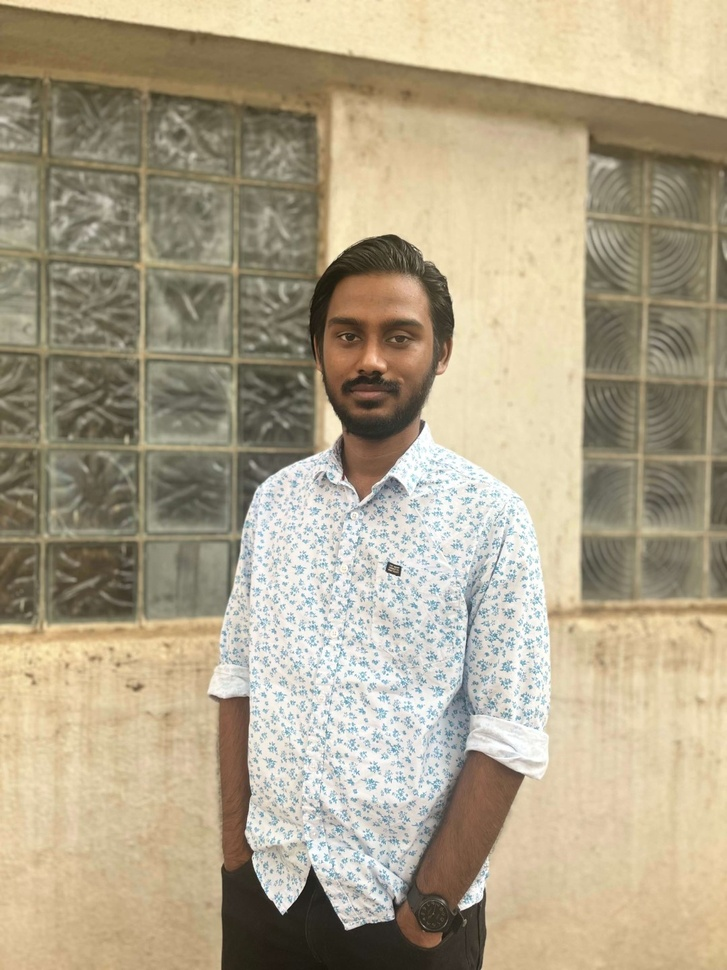
#> input picture ASIP/Practical-9/assets/me.jpg, 727 x 970 px, shrunk from 1080 x 1440 before the run
$ jupyter execute asip_practical_9.ipynb
#> lines starting #> are read from the running program, lines starting #| are printed output that depends on the picture
## Applied Signal and Image Processing

(Subhashish Nabajja, CS24010)

**Aim**: Write the program to implement various morphological image processing
techniques.

## Morphological Image Processing Techniques

### Introduction
Morphological image processing is a collection of techniques that process images based on their shapes. These operations are particularly useful for binary images but can also be applied to grayscale images. The primary goal is to extract meaningful information such as object boundaries, shapes, and noise removal.

### Common Morphological Operations
1. **Erosion**:
   - Reduces the boundaries of foreground objects.
   - Removes small noise and disconnects thin structures.

2. **Dilation**:
   - Expands the boundaries of foreground objects.
   - Fills small holes and connects disjoint objects.

3. **Opening**:
   - Performs erosion followed by dilation.
   - Removes noise while preserving the shape and size of larger objects.

4. **Closing**:
   - Performs dilation followed by erosion.
   - Fills small gaps or holes in the foreground.

5. **Morphological Gradient**:
   - Computes the difference between dilation and erosion.
   - Highlights object boundaries.

6. **Top Hat Transformation**:
   - Difference between the input image and its opening.
   - Useful for extracting small bright objects on a dark background.

7. **Black Hat Transformation**:
   - Difference between the input image and its closing.
   - Useful for extracting small dark objects on a bright background.

[cell 1]
import cv2
import numpy as np
import matplotlib.pyplot as plt

def morphological_processing(image_path):
    # Load the image in grayscale
#> called with image_path = './assets/me.jpg'
    img = cv2.imread(image_path, cv2.IMREAD_GRAYSCALE)
#> img: shape (970, 727); min 12, max 255, mean 163.9
    if img is None:
        print("Error: Unable to load image!")
        return

# Define a kernel
    kernel = np.ones((5, 5), np.uint8)

# Morphological operations
    erosion = cv2.erode(img, kernel, iterations=1)
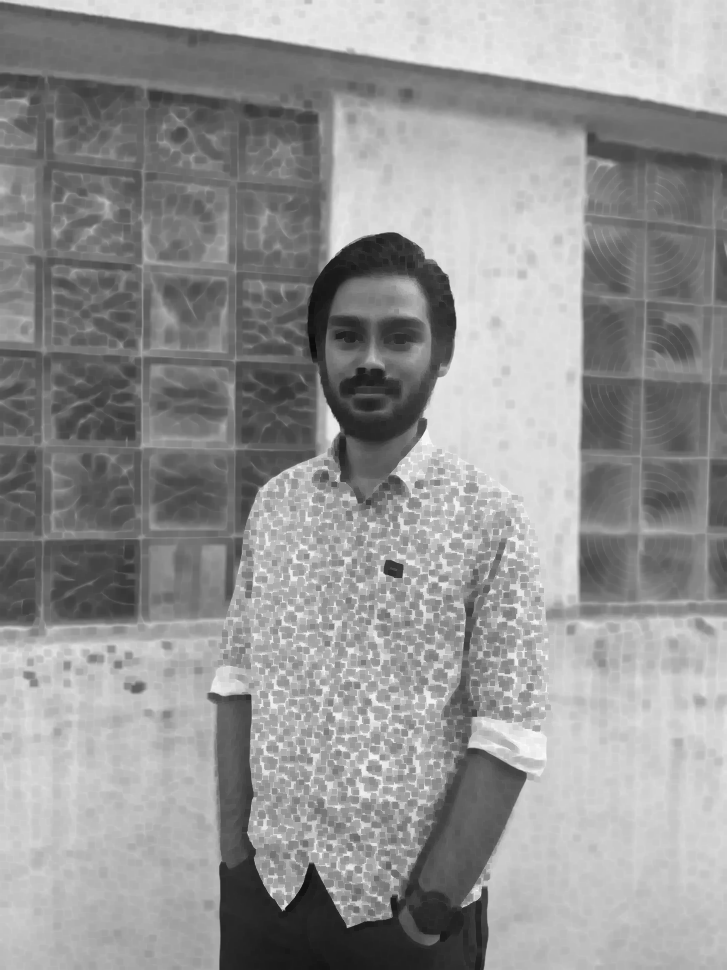
#> erosion: shape (970, 727); min 12, max 251, mean 148.3
    dilation = cv2.dilate(img, kernel, iterations=1)
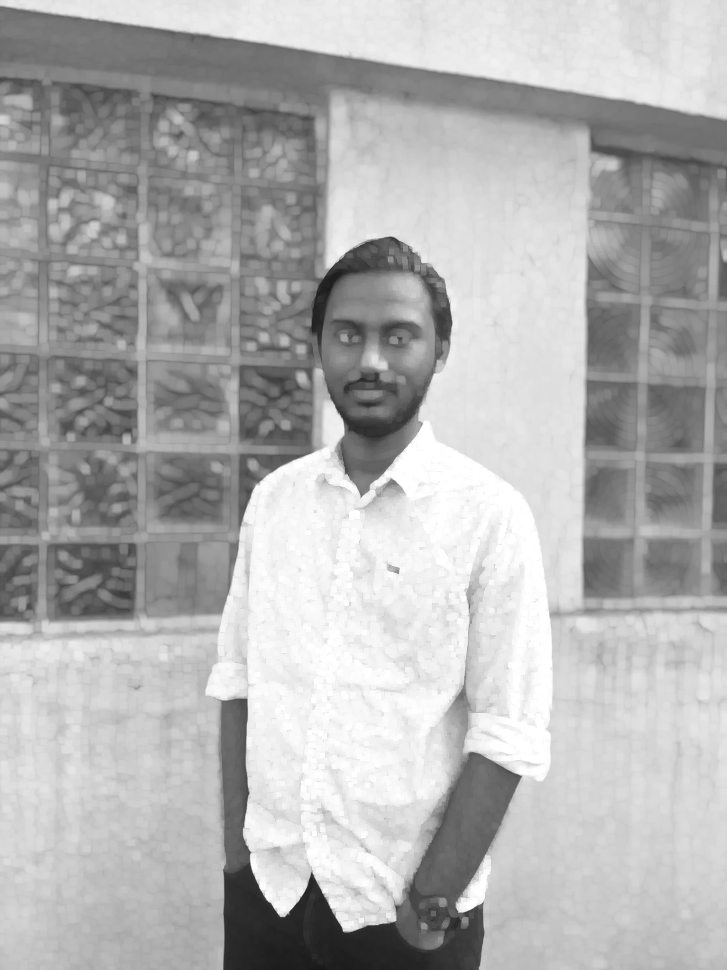
#> dilation: shape (970, 727); min 24, max 255, mean 176.6
    opening = cv2.morphologyEx(img, cv2.MORPH_OPEN, kernel)
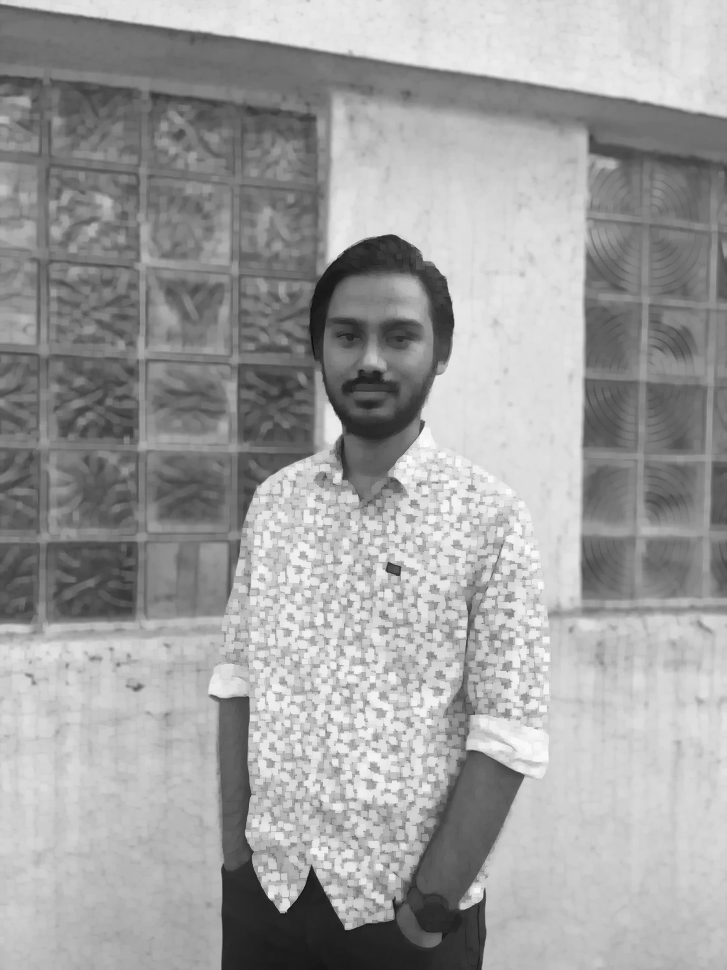
#> opening: shape (970, 727); min 12, max 251, mean 159.3
    closing = cv2.morphologyEx(img, cv2.MORPH_CLOSE, kernel)
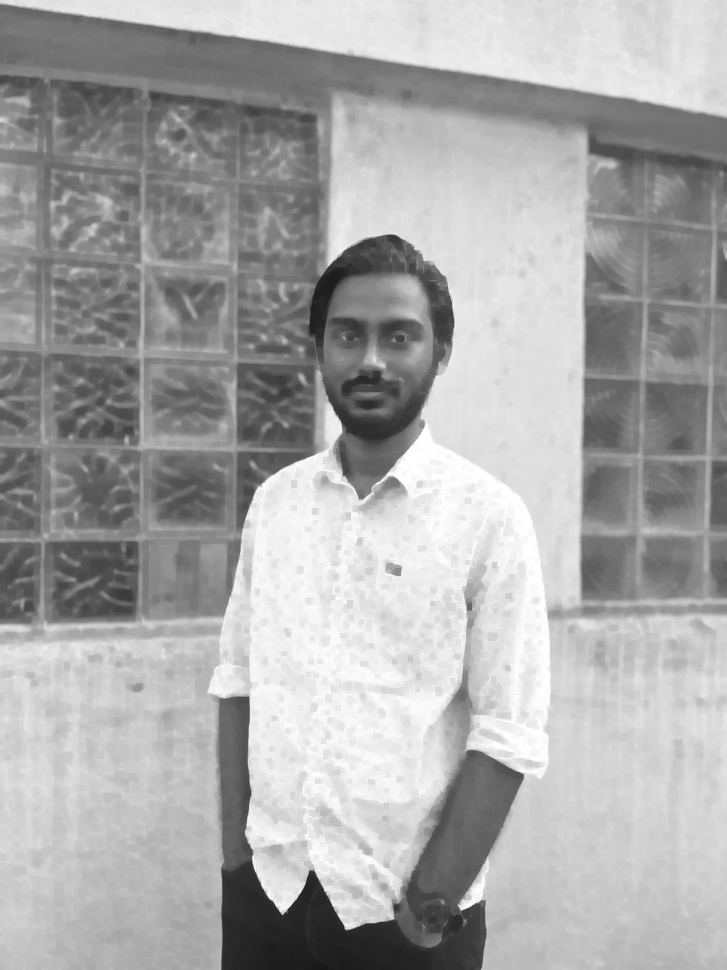
#> closing: shape (970, 727); min 24, max 255, mean 168.7
    gradient = cv2.morphologyEx(img, cv2.MORPH_GRADIENT, kernel)
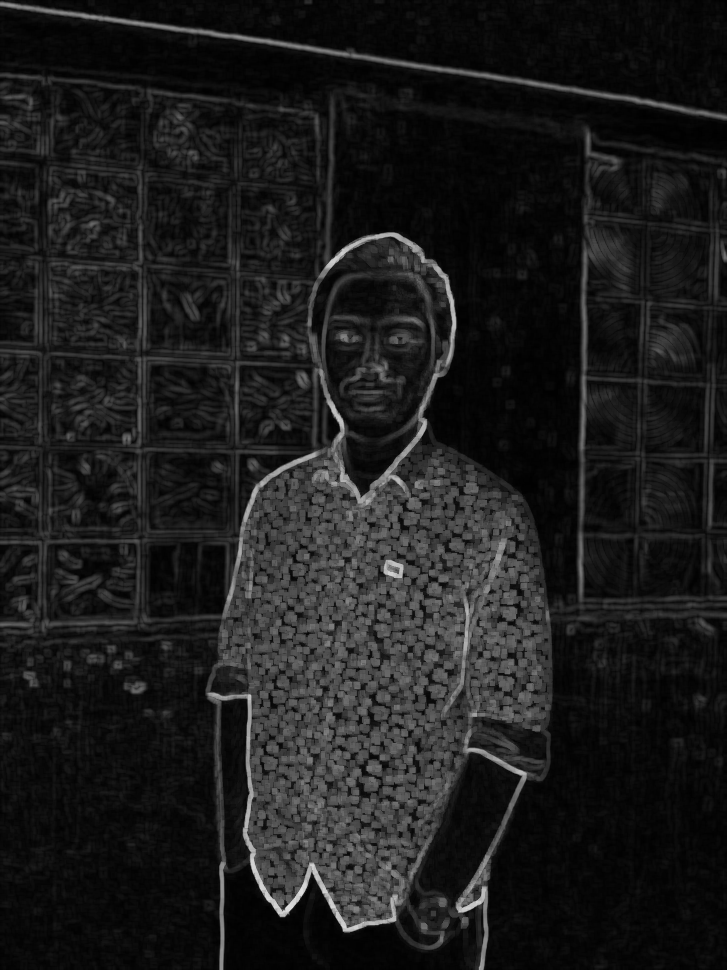
#> gradient: shape (970, 727); min 0, max 223, mean 28.3
    tophat = cv2.morphologyEx(img, cv2.MORPH_TOPHAT, kernel)
    blackhat = cv2.morphologyEx(img, cv2.MORPH_BLACKHAT, kernel)
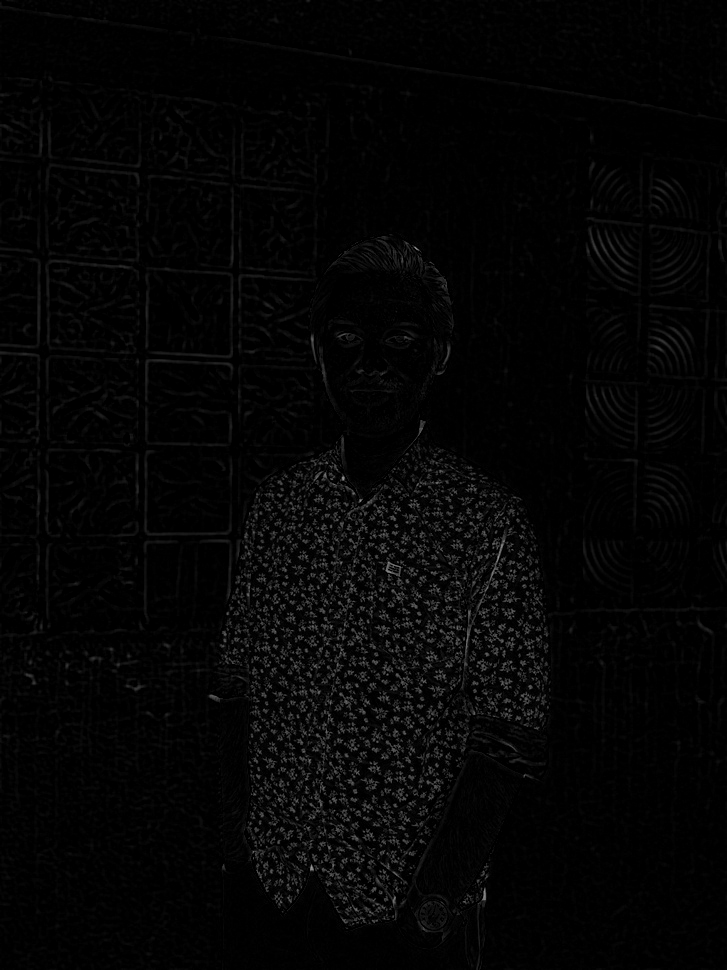
#> blackhat: shape (970, 727); min 0, max 155, mean 4.8

# Plot the results
    plt.figure(figsize=(15, 10))

    plt.subplot(3, 3, 1)
    plt.title("Original Image")
    plt.axis('off')
    plt.imshow(img, cmap='gray')

    plt.subplot(3, 3, 2)
    plt.title("Erosion")
    plt.axis('off')
    plt.imshow(erosion, cmap='gray')

    plt.subplot(3, 3, 3)
    plt.title("Dilation")
    plt.axis('off')
    plt.imshow(dilation, cmap='gray')

    plt.subplot(3, 3, 4)
    plt.title("Opening")
    plt.axis('off')
    plt.imshow(opening, cmap='gray')

    plt.subplot(3, 3, 5)
    plt.title("Closing")
    plt.axis('off')
    plt.imshow(closing, cmap='gray')

    plt.subplot(3, 3, 6)
    plt.title("Gradient")
    plt.axis('off')
    plt.imshow(gradient, cmap='gray')

    plt.subplot(3, 3, 7)
    plt.title("Top Hat")
    plt.axis('off')
    plt.imshow(tophat, cmap='gray')

    plt.subplot(3, 3, 8)
    plt.title("Black Hat")
    plt.axis('off')
    plt.imshow(blackhat, cmap='gray')

    plt.tight_layout()
    plt.show()

# Path to the image
image_path = './assets/me.jpg' # Replace with the path to your image
morphological_processing(image_path)
